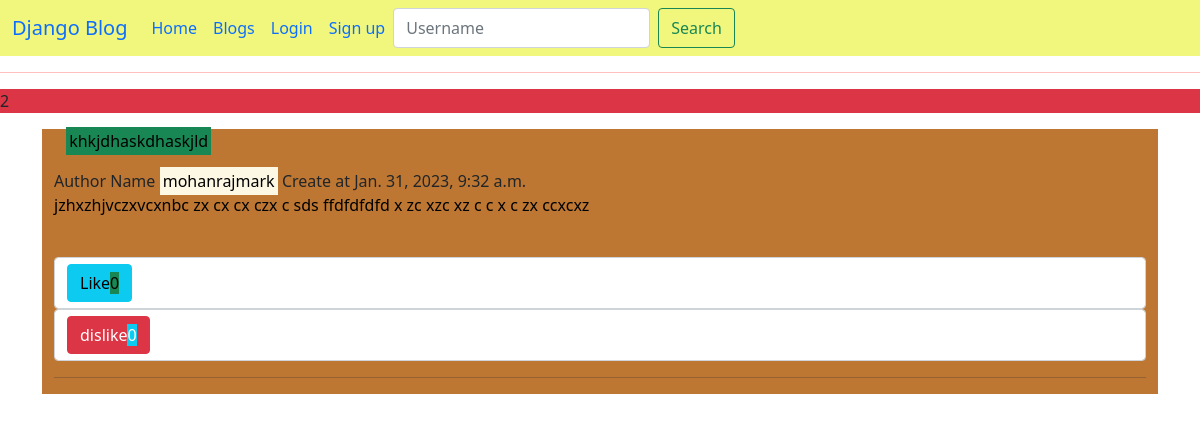
The page /blog/2/detail/ on the database its author committed.
### blog/models.py (models this page shows, shortened)
class Post(models.Model):
    title = models.CharField(max_length=1000)
    body = models.TextField(default="There no body")
    create_at = models.DateTimeField(auto_now_add=True)
    update_at = models.DateTimeField(auto_now=True)
    author = models.ForeignKey(User, models.CASCADE)
    likes = models.ManyToManyField(User, blank=True, related_name="likes")
    dislikes = models.ManyToManyField(User, blank=True, related_name="dislikes")
    class Meta:
        ordering = ["-create_at"]

class User(AbstractUser):
    join_at = models.DateTimeField(auto_now_add=True)
    modified_at = models.DateTimeField(auto_now=True)
    total_post = models.PositiveIntegerField(default=0)
    is_login = models.BooleanField(default=False)

### blog/views.py (the view, shortened to what this page needs)
# urls.py: path('blog/<int:pk>/detail/', views.blog_detail, name="blog_detail"),
def blog_detail(request, pk):
    post = get_object_or_404(Post, pk=pk)
    if request.method == "POST":
        result = _checker(request.POST)
        if result == "like":
            obj = add_likes(request, post.id)
        elif result == "dislike":
            obj = add_dislikes(request, post.id)
        elif result == "Error":
            print("Something is wrong")
        return render(request, 'blog/blog_detail.html', {"post": post, "instance": obj})
    else:
        return render(request, 'blog/blog_detail.html', {"post": post, "instance": post})

### blog/templates/blog/blog_detail.html (shortened to what this page needs)
{% extends 'blog/base.html' %}
{% block content %}
<hr style="color:red;">
<p class="bg-danger">{{post.id}}<p>
<div class='container-lg d-flex justify-content-center border-info'>
    <div class="post_div container-lg text-start">
        <p class="post_title container-lg"><mark class="bg-success">{{post.title}}</mark></p>
        <p class='bg-info text-sm-end' style="width: fit-content; display:contents;"> Author Name <mark>{{post.author}}</mark> Create at {{post.create_at}}</p>
        <p class="body_post"> {{post.body}}</p><br>
        {% include 'blog/likes.html' %}
        <form class="form-control" method="post">
        <button class="btn btn-danger" type="submit" name="like" value="dislikebutton">dislike<span class="bg-info">{{post.dislikes.count}}</span></button>
        </form>
        <hr>
    </div>
</div>
{% endblock content %}

### blog/templates/blog/likes.html (shortened to what this page needs)
<form class="form-control" method="post">
<button class="btn btn-info" type="submit" name="like" value="likebutton">Like<span class='bg-success'>{{instance.likes.count}}</span></button>
</form>

### blog/static/css/style.css (style rules this page uses)
.body_post { background-color:#bd7732; color:black; }

### rows shown on the page
Post: id "2", title "khkjdhaskdhaskjld", author "mohanrajmark", body "jzhxzhjvczxvcxnbc zx cx cx czx c sds ffdfdfdfd x zc xzc xz c c x c zx ccxcxz", likes.count "0", dislikes.count "0"
